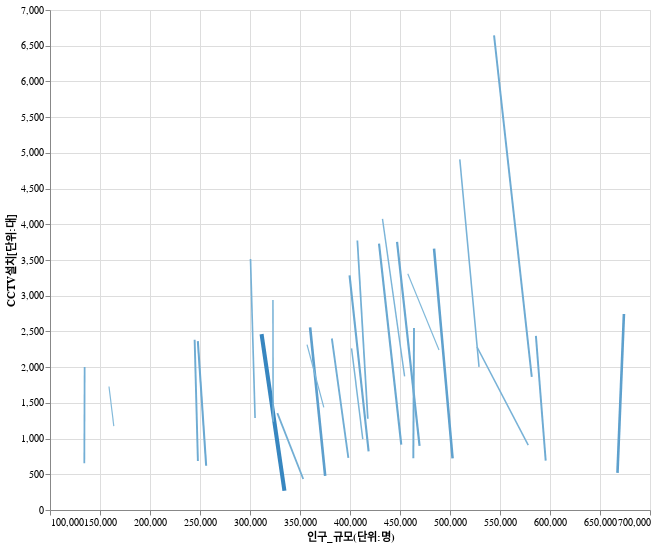

The cell this chart's notebook holds for it:
### Markdown cell above
### 3.4 이동궤적 시각화

### Code cell
# 버블 이동궤적 시각화

move = alt.Chart(df).mark_line().transform_calculate(
        up_rate= '(datum.CCTV_규모_2020-datum.CCTV_규모_2015)/datum.CCTV_규모_2015'
).encode(
    alt.X('인구_규모_2015:Q',
          scale=alt.Scale(type='linear',domain=[100000,700000]),
          title='인구_규모(단위:명)'),
    alt.X2('인구_규모_2020:Q'),
    alt.Y('CCTV_규모_2015:Q',
          scale=alt.Scale(type='linear', domain=[0,7000]), #Y축 설정
          title='CCTV설치[단위:대]'),
    alt.Y2('CCTV_규모_2020:Q'),
    alt.Size('up_rate:T',legend=None),
    alt.Color('up_rate:T', legend=None),
    tooltip=[alt.Tooltip('자치구:N'),
             alt.Tooltip('up_rate:N',format='.1%',title='CCTV_증가율')]
).properties(
             width=600,
             height=500
    )
move

### Figure 1 — Vega-Lite specification as saved in the notebook (floating-point values rounded to 4 significant figures)
{"config": {"view": {"continuousWidth": 400, "continuousHeight": 300}}, "data": {"name": "data-45ff08f1c85640db9e6eb2564c10a79f"}, "mark": "line", "encoding": {"color": {"field": "up_rate", "legend": null, "type": "temporal"}, "size": {"field": "up_rate", "legend": null, "type": "temporal"}, "tooltip": [{"field": "자치구", "type": "nominal"}, {"field": "up_rate", "format": ".1%", "title": "CCTV_증가율", "type": "nominal"}], "x": {"field": "인구_규모_2015", "scale": {"domain": [100000, 700000], "type": "linear"}, "title": "인구_규모(단위:명)", "type": "quantitative"}, "x2": {"field": "인구_규모_2020"}, "y": {"field": "CCTV_규모_2015", "scale": {"domain": [0, 7000], "type": "linear"}, "title": "CCTV설치[단위:대]", "type": "quantitative"}, "y2": {"field": "CCTV_규모_2020"}}, "height": 500, "transform": [{"calculate": "(datum.CCTV_규모_2020-datum.CCTV_규모_2015)/datum.CCTV_규모_2015", "as": "up_rate"}], "width": 600, "$schema": "https://vega.github.io/schema/vega-lite/v4.17.0.json", "datasets": {"data-45ff08f1c85640db9e6eb2564c10a79f": [{"no": 6, "id": 1, "자치구": "종로구", "CCTV_규모_2015": 1175, "CCTV_규모_2020": 1729, "인구_규모_2015": 163822, "인구_규모_2020": 158996}, {"no": 11, "id": 2, "자치구": "중구", "CCTV_규모_2015": 654, "CCTV_규모_2020": 2001, "인구_규모_2015": 134329, "인구_규모_2020": 134635}, {"no": 24, "id": 3, "자치구": "용산구", "CCTV_규모_2015": 685, "CCTV_규모_2020": 2383, "인구_규모_2015": 247909, "인구_규모_2020": 244645}, {"no": 20, "id": 4, "자치구": "성동구", "CCTV_규모_2015": 1289, "CCTV_규모_2020": 3515, "인구_규모_2015": 305065, "인구_규모_2020": 300505}, {"no": 13, "id": 5, "자치구": "광진구", "CCTV_규모_2015": 477, "CCTV_규모_2020": 2556, "인구_규모_2015": 375180, "인구_규모_2020": 360109}, {"no": 2, "id": 6, "자치구": "동대문구", "CCTV_규모_2015": 1436, "CCTV_규모_2020": 2315, "인구_규모_2015": 373824, "인구_규모_2020": 357014}, {"no": 8, "id": 7, "자치구": "중랑구", "CCTV_규모_2015": 821, "CCTV_규모_2020": 3285, "인구_규모_2015": 418620, "인구_규모_2020": 399562}, {"no": 17, "id": 8, "자치구": "성북구", "CCTV_규모_2015": 897, "CCTV_규모_2020": 3754, "인구_규모_2015": 469560, "인구_규모_2020": 447056}, {"no": 7, "id": 9, "자치구": "강북구", "CCTV_규모_2015": 270, "CCTV_규모_2020": 2462, "인구_규모_2015": 334426, "인구_규모_2020": 311569}, {"no": 0, "id": 10, "자치구": "도봉구", "CCTV_규모_2015": 434, "CCTV_규모_2020": 1356, "인구_규모_2015": 353241, "인구_규모_2020": 327361}, {"no": 18, "id": 11, "자치구": "노원구", "CCTV_규모_2015": 909, "CCTV_규모_2020": 2282, "인구_규모_2015": 578221, "인구_규모_2020": 527032}, {"no": 1, "id": 12, "자치구": "은평구", "CCTV_규모_2015": 722, "CCTV_규모_2020": 3660, "인구_규모_2015": 502578, "인구_규모_2020": 484043}, {"no": 21, "id": 13, "자치구": "서대문구", "CCTV_규모_2015": 1235, "CCTV_규모_2020": 2939, "인구_규모_2015": 323105, "인구_규모_2020": 322952}, {"no": 14, "id": 14, "자치구": "마포구", "CCTV_규모_2015": 729, "CCTV_규모_2020": 2401, "인구_규모_2015": 398351, "인구_규모_2020": 381858}, {"no": 22, "id": 15, "자치구": "양천구", "CCTV_규모_2015": 2241, "CCTV_규모_2020": 3307, "인구_규모_2015": 489010, "인구_규모_2020": 457781}, {"no": 10, "id": 16, "자치구": "강서구", "CCTV_규모_2015": 691, "CCTV_규모_2020": 2437, "인구_규모_2015": 595691, "인구_규모_2020": 585901}, {"no": 5, "id": 17, "자치구": "구로구", "CCTV_규모_2015": 1872, "CCTV_규모_2020": 4075, "인구_규모_2015": 454604, "인구_규모_2020": 432488}, {"no": 4, "id": 18, "자치구": "금천구", "CCTV_규모_2015": 619, "CCTV_규모_2020": 2365, "인구_규모_2015": 256167, "인구_규모_2020": 247835}, {"no": 23, "id": 19, "자치구": "영등포구", "CCTV_규모_2015": 1278, "CCTV_규모_2020": 3773, "인구_규모_2015": 417811, "인구_규모_2020": 407367}, {"no": 3, "id": 20, "자치구": "동작구", "CCTV_규모_2015": 993, "CCTV_규모_2020": 2262, "인구_규모_2015": 412774, "인구_규모_2020": 401572}, {"no": 15, "id": 21, "자치구": "관악구", "CCTV_규모_2015": 2004, "CCTV_규모_2020": 4909, "인구_규모_2015": 529031, "인구_규모_2020": 509803}, {"no": 16, "id": 22, "자치구": "서초구", "CCTV_규모_2015": 916, "CCTV_규모_2020": 3730, "인구_규모_2015": 451258, "인구_규모_2020": 429025}, {"no": 9, "id": 23, "자치구": "강남구", "CCTV_규모_2015": 1863, "CCTV_규모_2020": 6645, "인구_규모_2015": 581760, "인구_규모_2020": 544055}, {"no": 19, "id": 24, "자치구": "송파구", "CCTV_규모_2015": 520, "CCTV_규모_2020": 2743, "인구_규모_2015": 667480, "인구_규모_2020": 673926}, {"no": 12, "id": 25, "자치구": "강동구", "CCTV_규모_2015": 725, "CCTV_규모_2020": 2547, "인구_규모_2015": 463321, "인구_규모_2020": 463998}]}}
